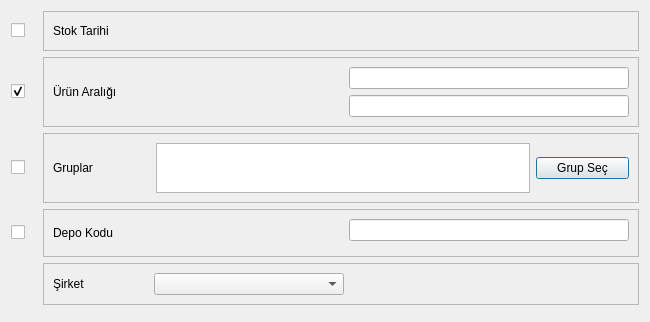
<?xml version="1.0" encoding="UTF-8"?>
<ui version="4.0">
 <class>STOK_MIKTARLARI_BATCH</class>
 <widget class="QDialog" name="STOK_MIKTARLARI_BATCH">
  <property name="geometry">
   <rect>
    <x>0</x>
    <y>0</y>
    <width>650</width>
    <height>313</height>
   </rect>
  </property>
  <property name="sizePolicy">
   <sizepolicy hsizetype="Expanding" vsizetype="Expanding">
    <horstretch>0</horstretch>
    <verstretch>0</verstretch>
   </sizepolicy>
  </property>
  <property name="windowTitle">
   <string>Dialog</string>
  </property>
  <layout class="QGridLayout" name="gridLayout_4" rowstretch="2,2,1,0,0,0" columnstretch="20,20,2">
   <property name="sizeConstraint">
    <enum>QLayout::SetDefaultConstraint</enum>
   </property>
   <item row="1" column="0">
    <widget class="QCheckBox" name="checkBox_urun_araligi">
     <property name="sizePolicy">
      <sizepolicy hsizetype="Fixed" vsizetype="Fixed">
       <horstretch>0</horstretch>
       <verstretch>0</verstretch>
      </sizepolicy>
     </property>
     <property name="minimumSize">
      <size>
       <width>26</width>
       <height>0</height>
      </size>
     </property>
     <property name="text">
      <string/>
     </property>
     <property name="checked">
      <bool>true</bool>
     </property>
    </widget>
   </item>
   <item row="1" column="1" colspan="2">
    <widget class="QFrame" name="frame_urun_araligi">
     <property name="sizePolicy">
      <sizepolicy hsizetype="Expanding" vsizetype="Fixed">
       <horstretch>0</horstretch>
       <verstretch>0</verstretch>
      </sizepolicy>
     </property>
     <property name="frameShape">
      <enum>QFrame::StyledPanel</enum>
     </property>
     <property name="frameShadow">
      <enum>QFrame::Raised</enum>
     </property>
     <layout class="QGridLayout" name="gridLayout" columnstretch="10,20,30">
      <item row="0" column="0" rowspan="2">
       <widget class="QLabel" name="label">
        <property name="sizePolicy">
         <sizepolicy hsizetype="Expanding" vsizetype="Fixed">
          <horstretch>0</horstretch>
          <verstretch>0</verstretch>
         </sizepolicy>
        </property>
        <property name="minimumSize">
         <size>
          <width>97</width>
          <height>0</height>
         </size>
        </property>
        <property name="text">
         <string>Ürün Aralığı</string>
        </property>
       </widget>
      </item>
      <item row="0" column="1">
       <widget class="QSearchEdit" name="searchEdit_bas_urun_kodu">
        <property name="whatsThis">
         <string>Arama widget. </string>
        </property>
        <property name="QSearchEdit" stdset="0">
         <rect>
          <x>0</x>
          <y>0</y>
          <width>100</width>
          <height>100</height>
         </rect>
        </property>
       </widget>
      </item>
      <item row="0" column="2">
       <widget class="QLineEdit" name="lineEdit_bas_urun_adi">
        <property name="focusPolicy">
         <enum>Qt::NoFocus</enum>
        </property>
        <property name="readOnly">
         <bool>true</bool>
        </property>
       </widget>
      </item>
      <item row="1" column="1">
       <widget class="QSearchEdit" name="searchEdit_bts_urun_kodu">
        <property name="whatsThis">
         <string>Arama widget. </string>
        </property>
        <property name="QSearchEdit" stdset="0">
         <rect>
          <x>0</x>
          <y>0</y>
          <width>100</width>
          <height>100</height>
         </rect>
        </property>
       </widget>
      </item>
      <item row="1" column="2">
       <widget class="QLineEdit" name="lineEdit_bts_urun_adi">
        <property name="focusPolicy">
         <enum>Qt::NoFocus</enum>
        </property>
        <property name="readOnly">
         <bool>true</bool>
        </property>
       </widget>
      </item>
     </layout>
    </widget>
   </item>
   <item row="2" column="0">
    <widget class="QCheckBox" name="checkBox_grup_araligi">
     <property name="sizePolicy">
      <sizepolicy hsizetype="Fixed" vsizetype="Fixed">
       <horstretch>0</horstretch>
       <verstretch>0</verstretch>
      </sizepolicy>
     </property>
     <property name="minimumSize">
      <size>
       <width>26</width>
       <height>0</height>
      </size>
     </property>
     <property name="text">
      <string/>
     </property>
    </widget>
   </item>
   <item row="2" column="1" colspan="2">
    <widget class="QFrame" name="frame_grup_araligi">
     <property name="sizePolicy">
      <sizepolicy hsizetype="Expanding" vsizetype="Fixed">
       <horstretch>0</horstretch>
       <verstretch>0</verstretch>
      </sizepolicy>
     </property>
     <property name="maximumSize">
      <size>
       <width>16777215</width>
       <height>70</height>
      </size>
     </property>
     <property name="frameShape">
      <enum>QFrame::StyledPanel</enum>
     </property>
     <property name="frameShadow">
      <enum>QFrame::Raised</enum>
     </property>
     <layout class="QGridLayout" name="gridLayout_2" columnstretch="10,40,10">
      <item row="0" column="1">
       <widget class="QTextEdit" name="textEdit_gruplar">
        <property name="maximumSize">
         <size>
          <width>16777215</width>
          <height>70</height>
         </size>
        </property>
        <property name="focusPolicy">
         <enum>Qt::NoFocus</enum>
        </property>
        <property name="readOnly">
         <bool>true</bool>
        </property>
       </widget>
      </item>
      <item row="0" column="0">
       <widget class="QLabel" name="label_2">
        <property name="sizePolicy">
         <sizepolicy hsizetype="Expanding" vsizetype="Fixed">
          <horstretch>0</horstretch>
          <verstretch>0</verstretch>
         </sizepolicy>
        </property>
        <property name="minimumSize">
         <size>
          <width>97</width>
          <height>0</height>
         </size>
        </property>
        <property name="text">
         <string>Gruplar</string>
        </property>
       </widget>
      </item>
      <item row="0" column="2">
       <widget class="QPushButton" name="pushButton_grup_sec">
        <property name="text">
         <string>Grup Seç</string>
        </property>
        <property name="icon">
         <iconset resource="../e9_icons.qrc">
          <normaloff>:/e9_icons/E9_ICONS/e9_grup.png</normaloff>:/e9_icons/E9_ICONS/e9_grup.png</iconset>
        </property>
       </widget>
      </item>
     </layout>
    </widget>
   </item>
   <item row="3" column="0">
    <widget class="QCheckBox" name="checkBox_depo_kodu">
     <property name="sizePolicy">
      <sizepolicy hsizetype="Fixed" vsizetype="Fixed">
       <horstretch>0</horstretch>
       <verstretch>0</verstretch>
      </sizepolicy>
     </property>
     <property name="text">
      <string/>
     </property>
    </widget>
   </item>
   <item row="3" column="1" colspan="2">
    <widget class="QFrame" name="frame_depo_araligi">
     <property name="sizePolicy">
      <sizepolicy hsizetype="Expanding" vsizetype="Fixed">
       <horstretch>0</horstretch>
       <verstretch>0</verstretch>
      </sizepolicy>
     </property>
     <property name="frameShape">
      <enum>QFrame::StyledPanel</enum>
     </property>
     <property name="frameShadow">
      <enum>QFrame::Raised</enum>
     </property>
     <layout class="QGridLayout" name="gridLayout_3" columnstretch="10,20,30">
      <item row="0" column="0" rowspan="2">
       <widget class="QLabel" name="label_3">
        <property name="sizePolicy">
         <sizepolicy hsizetype="Expanding" vsizetype="Fixed">
          <horstretch>0</horstretch>
          <verstretch>0</verstretch>
         </sizepolicy>
        </property>
        <property name="minimumSize">
         <size>
          <width>97</width>
          <height>0</height>
         </size>
        </property>
        <property name="text">
         <string>Depo Kodu</string>
        </property>
       </widget>
      </item>
      <item row="0" column="1">
       <widget class="QSearchEdit" name="searchEdit_depo_kodu">
        <property name="whatsThis">
         <string>Arama widget. </string>
        </property>
        <property name="QSearchEdit" stdset="0">
         <rect>
          <x>0</x>
          <y>0</y>
          <width>100</width>
          <height>100</height>
         </rect>
        </property>
       </widget>
      </item>
      <item row="0" column="2">
       <widget class="QLineEdit" name="lineEdit_depo_ismi">
        <property name="focusPolicy">
         <enum>Qt::NoFocus</enum>
        </property>
        <property name="readOnly">
         <bool>true</bool>
        </property>
       </widget>
      </item>
     </layout>
    </widget>
   </item>
   <item row="4" column="1" colspan="2">
    <widget class="QFrame" name="frame_sirket">
     <property name="sizePolicy">
      <sizepolicy hsizetype="Expanding" vsizetype="Fixed">
       <horstretch>0</horstretch>
       <verstretch>0</verstretch>
      </sizepolicy>
     </property>
     <property name="frameShape">
      <enum>QFrame::StyledPanel</enum>
     </property>
     <property name="frameShadow">
      <enum>QFrame::Raised</enum>
     </property>
     <layout class="QGridLayout" name="gridLayout_5" columnstretch="10,20,30">
      <item row="0" column="1">
       <widget class="QComboBox" name="comboBox_sirket">
        <property name="sizePolicy">
         <sizepolicy hsizetype="Minimum" vsizetype="Fixed">
          <horstretch>0</horstretch>
          <verstretch>0</verstretch>
         </sizepolicy>
        </property>
       </widget>
      </item>
      <item row="0" column="0">
       <widget class="QLabel" name="label_sirket">
        <property name="sizePolicy">
         <sizepolicy hsizetype="Expanding" vsizetype="Fixed">
          <horstretch>0</horstretch>
          <verstretch>0</verstretch>
         </sizepolicy>
        </property>
        <property name="text">
         <string>Şirket</string>
        </property>
       </widget>
      </item>
      <item row="0" column="2">
       <spacer name="horizontalSpacer_2">
        <property name="orientation">
         <enum>Qt::Horizontal</enum>
        </property>
        <property name="sizeHint" stdset="0">
         <size>
          <width>40</width>
          <height>20</height>
         </size>
        </property>
       </spacer>
      </item>
     </layout>
    </widget>
   </item>
   <item row="5" column="2">
    <widget class="QWidget" name="widget_batch_buttons" native="true"/>
   </item>
   <item row="0" column="0">
    <widget class="QCheckBox" name="checkBox_stok_tarihi">
     <property name="text">
      <string/>
     </property>
    </widget>
   </item>
   <item row="0" column="1" colspan="2">
    <widget class="QFrame" name="frame_stok_tarihi">
     <property name="sizePolicy">
      <sizepolicy hsizetype="Expanding" vsizetype="Fixed">
       <horstretch>0</horstretch>
       <verstretch>0</verstretch>
      </sizepolicy>
     </property>
     <property name="frameShape">
      <enum>QFrame::StyledPanel</enum>
     </property>
     <property name="frameShadow">
      <enum>QFrame::Raised</enum>
     </property>
     <layout class="QGridLayout" name="gridLayout_6" columnstretch="10,25,25">
      <item row="0" column="0">
       <widget class="QLabel" name="label_4">
        <property name="sizePolicy">
         <sizepolicy hsizetype="Expanding" vsizetype="Fixed">
          <horstretch>0</horstretch>
          <verstretch>0</verstretch>
         </sizepolicy>
        </property>
        <property name="text">
         <string>Stok Tarihi</string>
        </property>
       </widget>
      </item>
      <item row="0" column="2">
       <spacer name="horizontalSpacer">
        <property name="orientation">
         <enum>Qt::Horizontal</enum>
        </property>
        <property name="sizeHint" stdset="0">
         <size>
          <width>241</width>
          <height>20</height>
         </size>
        </property>
       </spacer>
      </item>
      <item row="0" column="1">
       <widget class="QAdakDate" name="adakDate_stok_tarihi">
        <property name="sizePolicy">
         <sizepolicy hsizetype="MinimumExpanding" vsizetype="Fixed">
          <horstretch>0</horstretch>
          <verstretch>0</verstretch>
         </sizepolicy>
        </property>
        <property name="whatsThis">
         <string>Tarih WidgetÄ± </string>
        </property>
        <property name="QAdakDate" stdset="0">
         <rect>
          <x>0</x>
          <y>0</y>
          <width>100</width>
          <height>100</height>
         </rect>
        </property>
       </widget>
      </item>
     </layout>
    </widget>
   </item>
  </layout>
 </widget>
 <customwidgets>
  <customwidget>
   <class>QAdakDate</class>
   <extends>QWidget</extends>
   <header>QAdakDate.h</header>
  </customwidget>
  <customwidget>
   <class>QSearchEdit</class>
   <extends>QWidget</extends>
   <header>QSearchEdit.h</header>
  </customwidget>
 </customwidgets>
 <tabstops>
  <tabstop>checkBox_urun_araligi</tabstop>
  <tabstop>searchEdit_bas_urun_kodu</tabstop>
  <tabstop>lineEdit_bas_urun_adi</tabstop>
  <tabstop>searchEdit_bts_urun_kodu</tabstop>
  <tabstop>lineEdit_bts_urun_adi</tabstop>
  <tabstop>checkBox_grup_araligi</tabstop>
  <tabstop>textEdit_gruplar</tabstop>
  <tabstop>pushButton_grup_sec</tabstop>
  <tabstop>checkBox_depo_kodu</tabstop>
  <tabstop>searchEdit_depo_kodu</tabstop>
  <tabstop>lineEdit_depo_ismi</tabstop>
  <tabstop>comboBox_sirket</tabstop>
 </tabstops>
 <resources>
  <include location="../e9_icons.qrc"/>
 </resources>
 <connections/>
</ui>
